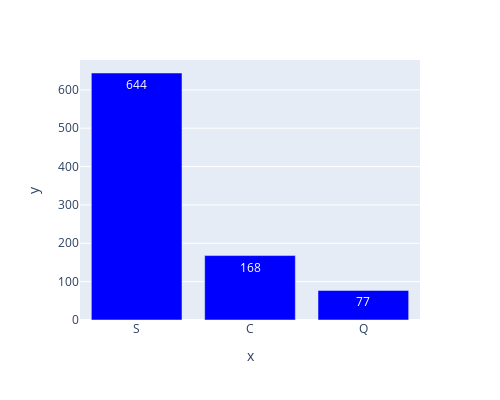

Notebook cell for this chart:
### Code cell
px.bar(x=df['Embarked'].value_counts().index,
       y=df['Embarked'].value_counts().values,height=400,width=500,text_auto=True,
       color_discrete_sequence=["blue"])
# C = Cherbourg, Q = Queenstown, S = Southampton
# it shows most of the people are embarked from Southampton

### Figure 1 — Plotly figure (JSON) as saved in the notebook; plotly's stock layout.template omitted (floating-point values rounded to 4 significant figures)
{"data": [{"alignmentgroup": "True", "hovertemplate": "x=%{x}<br>y=%{y}<extra></extra>", "legendgroup": "", "marker": {"color": "blue", "pattern": {"shape": ""}}, "name": "", "offsetgroup": "", "orientation": "v", "showlegend": false, "textposition": "auto", "texttemplate": "%{y}", "type": "bar", "x": ["S", "C", "Q"], "xaxis": "x", "y": [644, 168, 77], "yaxis": "y"}], "layout": {"barmode": "relative", "height": 400, "legend": {"tracegroupgap": 0}, "margin": {"t": 60}, "width": 500, "xaxis": {"anchor": "y", "domain": [0, 1], "title": {"text": "x"}}, "yaxis": {"anchor": "x", "domain": [0, 1], "title": {"text": "y"}}}}
